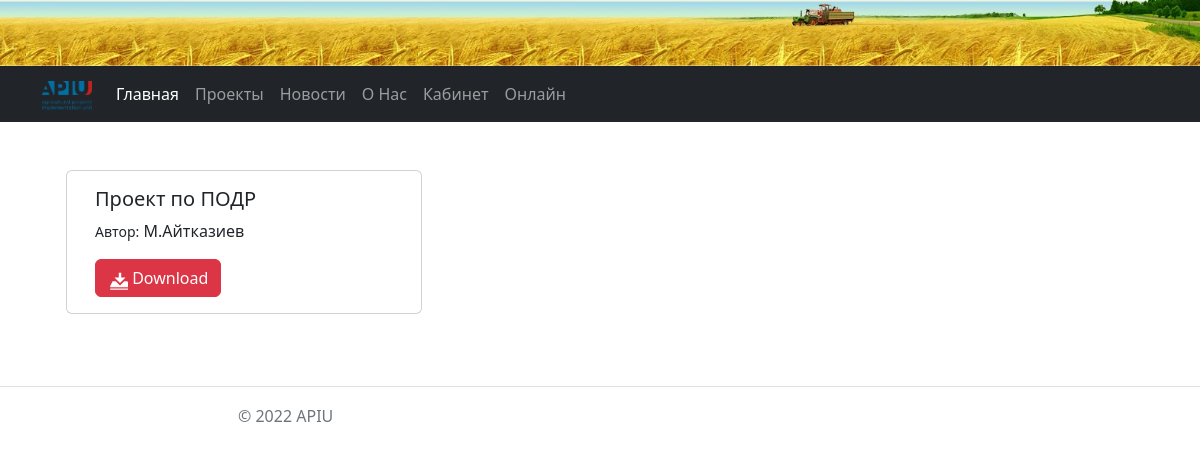
Before: /library/ with the older database file.
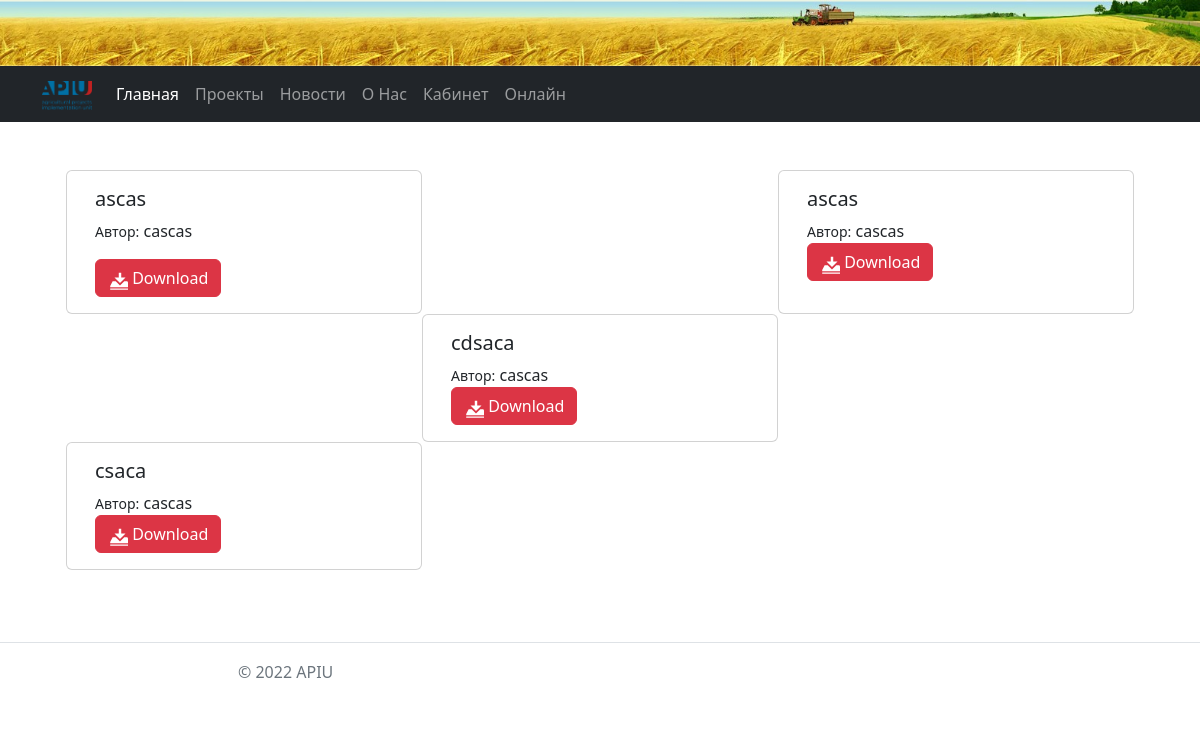
After: the same page with the newer database file.
### library/models.py (models this page shows, shortened)
class Library(models.Model):
    title = models.CharField(verbose_name='Наименование', max_length=50)
    author = models.CharField(verbose_name="Автор", max_length=50)
    books = models.FileField(upload_to='media', blank=True, verbose_name="Добавить файл")
    class Meta:
        verbose_name = "Добавить"
        verbose_name_plural = "Добавить данные"

### library/views.py (the view)
# urls.py: path("", views.LibraryView.as_view(), name='library'),
class LibraryView(ListView):
    model = Library
    template_name = "library/library.html"
    context_object_name = "books"

### library/templates/library/library.html
{% extends 'main/base.html' %} {% block content %} {% load static %}
     <div class="container p-5">
      <div class="row row-cols-md-3">
        {% for book in books %}
          <div class="card">
            <div class="card-body">
              <h5 class="card-title">{{ book.title }}</h5>
              <p class="card-text"><small>Автор:</small> {{ book.author }}</p>
                  <a type="button" href="{{ book.books.url }}" class="btn btn-danger" target="_blank">
                    <svg
                      x="0px"
                      y="0px"
                      viewBox="0 -60 800 1000"
                      fill="white"
                      width="20"
                      height="20"
                    >
                      <path
                        d="M867.5,500H714.4L500,714.4L285.6,500H132.5L10,745v61.3h980V745L867.5,500z M10,867.5h980v61.3H10V867.5z M561.3,316.3v-245H438.8v245H224.4L500,591.9l275.6-275.6H561.3z"
                      ></path>
                    </svg>
                    Download
                    <a/>
          </div>
        </div>
        {%endfor%}
  </div>
</div>
  {%endblock%}

### cloude/templates/main/base.html (shortened to what this page needs)
{% load static %}
<!DOCTYPE html>
<html lang="ru">
  <head>
    <link rel="stylesheet" href="{% static 'main/css/main.css' %}" />
    <link
      rel="stylesheet"
      href="https://cdn.jsdelivr.net/npm/bootstrap@5.2.3/dist/css/bootstrap.min.css"
    />
  </head>
  <body>
    <img src="{% static 'main/img/logo.png' %}" class="p-auto"  width="100%"  alt="...">
    <nav class="navbar navbar-expand-lg navbar-dark bg-dark">
      <div class="container">
        <a class="navbar-brand p-0" href="/">
          <img
            src="{% static 'main/img/APIU_logo.png' %}"
            alt="Logo"
            width="50"
          />
        </a>
        <div class="collapse navbar-collapse" id="navbarSupportedContent">
          <ul class="navbar-nav">
            <li class="nav-item">
              <a class="nav-link active" aria-current="page" href="{% url 'home' %}"
                >Главная</a
              >
            </li>
            <li class="nav-item">
              <a class="nav-link" href="#">Проекты</a>
            </li>
            <li class="nav-item">
              <a class="nav-link" href="{% url 'news_home' %}">Новости</a>
            </li>
            <li class="nav-item">
              <a class="nav-link" href="{% url 'about' %}">О Нас</a>
            </li>
            <li class="nav-item">
                <a class="nav-link" href="{% url 'sign_in' %}">Кабинет</a>
              </li>
              <li class="nav-item">
                <a class="nav-link" href="{% url 'online' %}">Онлайн</a>
              </li>
          </ul>
        </div>
      </div>
    </nav>
    <main>{% block content %} {% endblock %}</main>
  </body>
  <footer class="d-flex flex-wrap justify-content-between align-items-center py-3 my-4 border-top">
    <div class="col-md-4 d-flex align-items-center">
      <a href="/" class="mb-3 me-2 mb-md-0 text-muted text-decoration-none lh-1">
        <svg class="bi" width="30" height="24"><use xlink:href="#bootstrap"></use></svg>
      </a>
      <span class="mb-3 mb-md-0 text-muted">© 2022 APIU</span>
    </div>
    <ul class="nav col-md-4 justify-content-end list-unstyled d-flex">
      <li class="ms-3"><a class="text-muted" href="#"><svg class="bi" width="24" height="24"><use xlink:href="#twitter"></use></svg></a></li>
      <li class="ms-3"><a class="text-muted" href="#"><svg class="bi" width="24" height="24"><use xlink:href="#instagram"></use></svg></a></li>
      <li class="ms-3"><a class="text-muted" href="#"><svg class="bi" width="24" height="24"><use xlink:href="#facebook"></use></svg></a></li>
      <li class="ms-3"><a class="link-dark" href="#"><svg class="bi" width="24" height="24"><use xlink:href="#twitter"></use></svg></a></li>
    </ul>
  </footer>
</html>

### cloude/static/main/css/main.css (style rules this page uses)
body { background-color: blueviolet; }

Changed rows visible on the page:
removed Library: title "Проект по ПОДР", author "М.Айтказиев"
added Library: title "ascas", author "cascas"
added Library: title "ascas", author "cascas"
added Library: title "cdsaca", author "cascas"
added Library: title "csaca", author "cascas"
